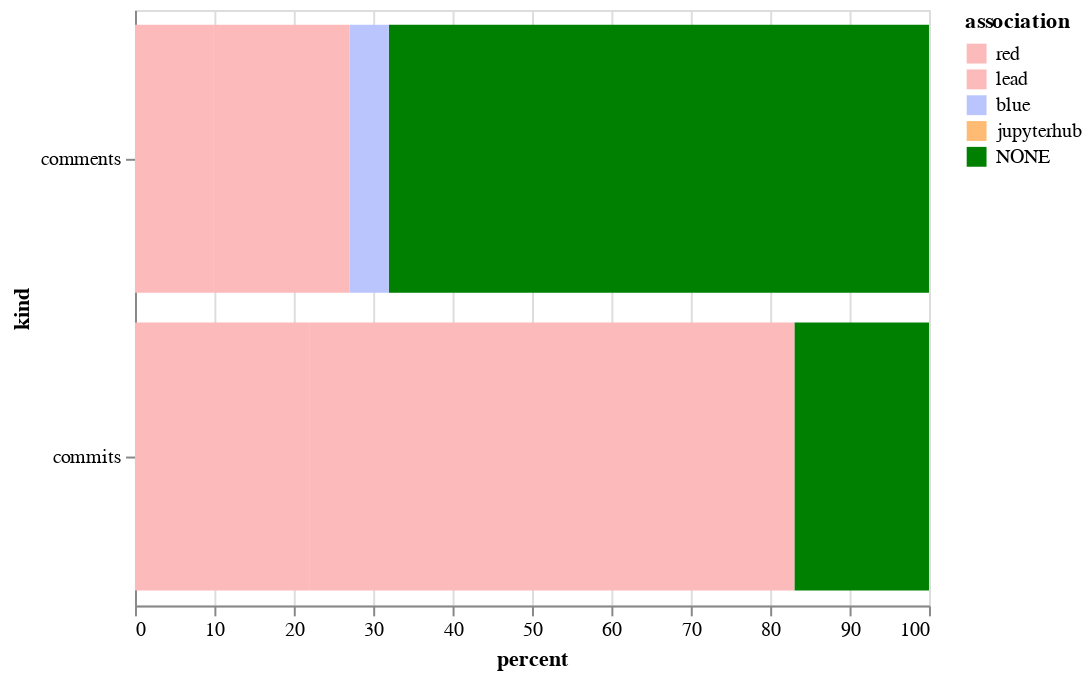

Notebook code for this chart:
### Code cell
alt.Chart(sum_both).mark_bar().encode(
    x='percent',
    y='kind',
    color=alt.Color('association', sort=["CONTRIBUTOR", "MEMBER", "NONE"], scale=color_scale)
)

### Figure 1 — Vega-Lite specification as saved in the notebook (floating-point values rounded to 4 significant figures)
{"$schema": "https://vega.github.io/schema/vega-lite/v2.6.0.json", "config": {"view": {"height": 300, "width": 400}}, "data": {"name": "data-400a9c629da0ebc3afcebb64fe3e1548"}, "datasets": {"data-400a9c629da0ebc3afcebb64fe3e1548": [{"association": "NONE", "kind": "comments", "percent": 68.03}, {"association": "blue", "kind": "comments", "percent": 4.918}, {"association": "lead", "kind": "comments", "percent": 17.21}, {"association": "red", "kind": "comments", "percent": 9.836}, {"association": "NONE", "kind": "commits", "percent": 16.95}, {"association": "lead", "kind": "commits", "percent": 61.02}, {"association": "red", "kind": "commits", "percent": 22.03}]}, "encoding": {"color": {"field": "association", "scale": {"domain": ["red", "lead", "blue", "jupyterhub", "NONE"], "range": ["#fdbaba", "#fdbaba", "#bac5fd", "#ffbb74", "green"]}, "sort": ["CONTRIBUTOR", "MEMBER", "NONE"], "type": "nominal"}, "x": {"field": "percent", "type": "quantitative"}, "y": {"field": "kind", "type": "nominal"}}, "mark": "bar"}
